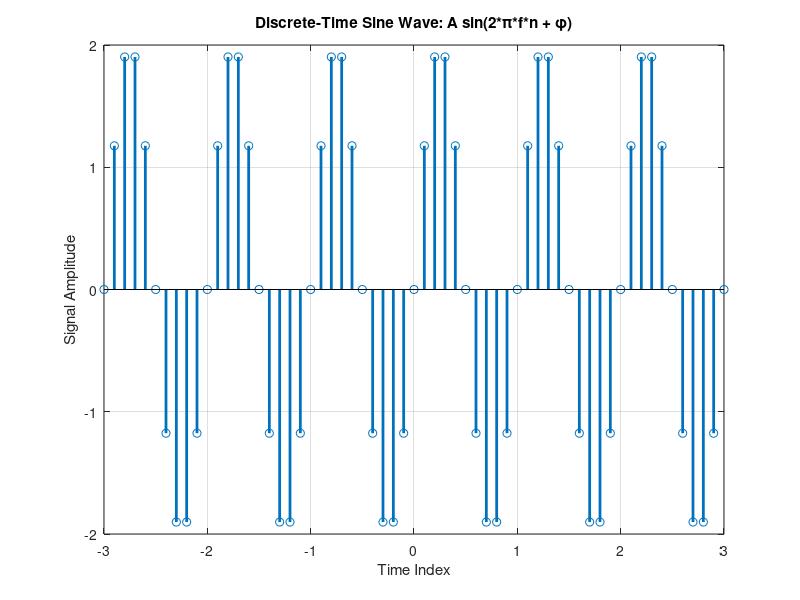

Recreate this plot in MATLAB.
clc;
clear all;
close all;
M = 10; %samples/sec 
n = -3:1/M:3; % Define the time vector
A = 2;
phase = 0;
f = 1;
x = A * sin(2 * pi * f * n + phase);
stem(n, x, 'linewidth', 2)
title('Discrete-Time Sine Wave: A sin(2*\pi*f*n + \phi)')
xlabel('Time Index')
ylabel('Signal Amplitude')
axis([n(1) n(end) -A A])
grid on
